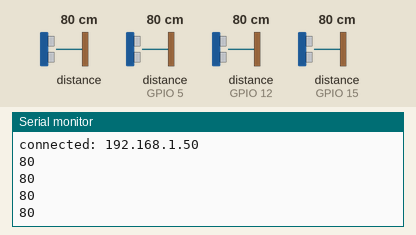
Recording of a sketch running on a simulated ESP8266 (NodeMCU). Shown: the last lines printed to the serial monitor. Wiring (inferred from the names in the program): 4 × ultrasonic range finder: trigger GPIO 2, echo GPIO 0 / trigger GPIO 13, echo GPIO 15 / trigger GPIO 14, echo GPIO 12 / trigger GPIO 16, echo GPIO 5. Inputs (shaded band) come from the test bench; at power-on: distance to the obstacle 80 cm, distance to the obstacle (sensors on GPIO 5, GPIO 12, GPIO 15) 80 cm. The echo pulse lasts 58.3 µs per cm; WiFi joins after 1.5 s; servers stay silent unless stated.

Above: at 2.8 s.
2.9 s: distance to the obstacle (sensor 0) set to 2 cm
5.1 s: distance to the obstacle (sensor on GPIO 5) set to 4 cm
At 7.1 s:
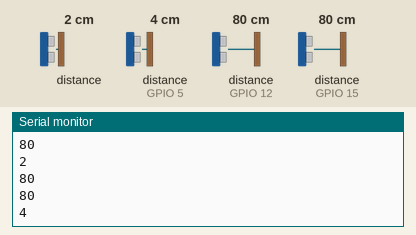
7.3 s: distance to the obstacle (sensor on GPIO 12) set to 9 cm
At 8.9 s:
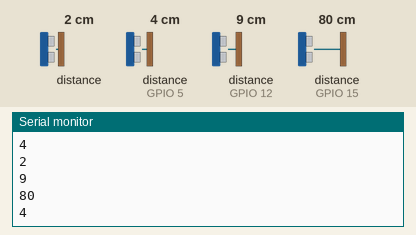
9.5 s: distance to the obstacle (sensor on GPIO 15) set to 18 cm
At 10.2 s:
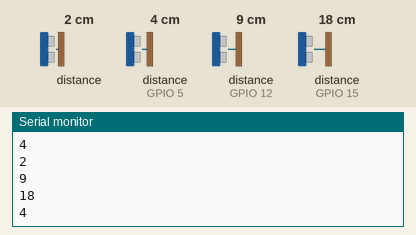
11.7 s: distance to the obstacle (sensor 0) set to 35 cm
13.9 s: distance to the obstacle (sensor on GPIO 5) set to 60 cm
At 15.8 s:
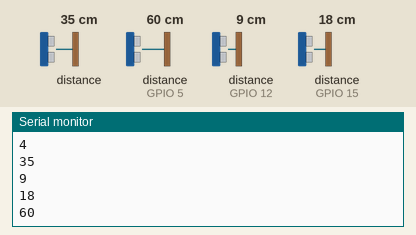
Timing chart, 0 to 17.1 s (numbered marks = the images above; inputs shaded):
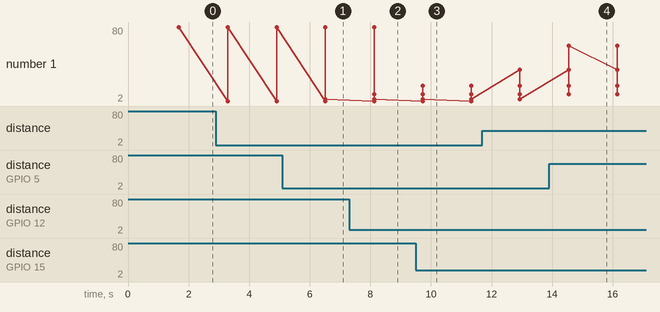

Measured:
- after the input at 5.1 s, the serial monitor: prints a new line after 1.4 s (image 1)
- after the input at 7.3 s, the serial monitor: prints a new line after 0.82 s (image 2)
- after the input at 9.5 s, the serial monitor: prints a new line after 0.23 s (image 3)
- after the input at 13.9 s, the serial monitor: prints a new line after 0.65 s (image 4)
- plotted number 1: 80 → 4 after the input at 5.1 s, 4 → 60 after the input at 13.9 s

The sketch:

parking.ino
```cpp
#include <ArduinoJson.h>
#include <ESP8266WiFi.h>
#include <SoftwareSerial.h>
#include <FirebaseArduino.h>

#include <ESP8266HTTPClient.h>

// Set these to run example.
#define FIREBASE_HOST "https://park-arduino-3451d.firebaseio.com/"
#define FIREBASE_AUTH "secret"
#define WIFI_SSID "<wifi-ssid>"
#define WIFI_PASSWORD "<password>"

String myString_1,myString_2,myString_3,myString_4;
const int trigPin_1 = 2; //D4
const int echoPin_1 = 0; //D3

const int trigPin_2 = 14;//D5
const int echoPin_2 = 12;//D6

const int trigPin_3 = 13; //D7
const int echoPin_3 = 15; //D8

const int trigPin_4 = 16; //D0
const int echoPin_4 = 5; //D1


int distance_1,distance_2,distance_3,distance_4;

void setup()
{
  // Debug console
  Serial.begin(9600);

  pinMode(trigPin_1,OUTPUT);
  pinMode(echoPin_1,INPUT);

  pinMode(trigPin_2,OUTPUT);
  pinMode(echoPin_2,INPUT);

  pinMode(trigPin_3,OUTPUT);
  pinMode(echoPin_3,INPUT);

  pinMode(trigPin_4,OUTPUT);
  pinMode(echoPin_4,INPUT);
  // connect to wifi.

  WiFi.begin(WIFI_SSID, WIFI_PASSWORD);
  Serial.print("connecting");
  while (WiFi.status() != WL_CONNECTED)
      {
    Serial.print(".");
    delay(500);
      }
  Serial.println();
  Serial.print("connected: ");
  Serial.println(WiFi.localIP());

  Firebase.begin(FIREBASE_HOST, FIREBASE_AUTH);

  Firebase.setString("sensors/sensor_01/Value","");
}
//creating a fucntion for reading ultasonic reading and returning distance
long readUltrasonicDistance(int pin1,int pin2){
//clears the trigPin
digitalWrite(pin1 ,LOW);
delayMicroseconds(2);
//sets the trigPin on HIGH state for 10 micro seconds
digitalWrite(pin1,HIGH);
delayMicroseconds(10);
digitalWrite(pin1,LOW);
//reads the echoPin, returns the sound wave travel time in microseconds
return pulseIn(pin2,HIGH);
}

void loop()
{
  //measure the ping time in cm
distance_1 =  0.01723*readUltrasonicDistance(trigPin_1,echoPin_1);
distance_2 =  0.01723*readUltrasonicDistance(trigPin_2,echoPin_2);
distance_3 =  0.01723*readUltrasonicDistance(trigPin_3,echoPin_3);
distance_4 =  0.01723*readUltrasonicDistance(trigPin_4,echoPin_4);


myString_1 = String(distance_1);
myString_2 = String(distance_2);
myString_3 = String(distance_3);
myString_4 = String(distance_4);

Serial.println(myString_1);
Serial.println(myString_2);
Serial.println(myString_3);
Serial.println(myString_4);
Firebase.setString("sensors/sensor_01/Value",myString_1);
Firebase.setString("sensors/sensor_02/Value",myString_2);
Firebase.setString("sensors/sensor_03/Value",myString_3);
Firebase.setString("sensors/sensor_04/Value",myString_4);
delay(1000);
}
```
